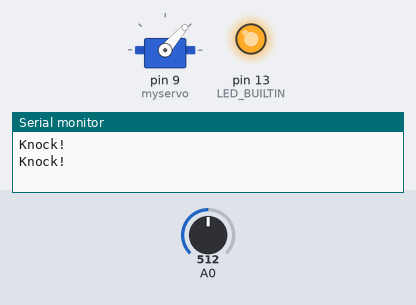
This sketch was run on a simulated Arduino Uno, built with avr-gcc and run on an emulated ATmega328P. Parts: servo, output pins drawn as LEDs (lit = HIGH), the last lines printed to the serial monitor. The inputs (shaded band) are chosen by the test bench; at power-on: A0 = 512.

Above: at 7.5 s.
7.6 s: A0 set to 11
At 7.81 s:
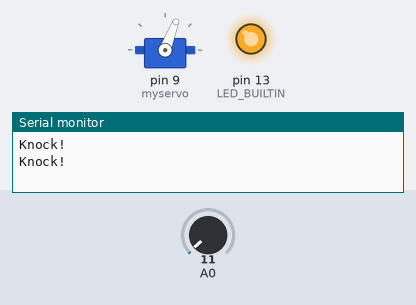
15.1 s: A0 set to 8
At 19.5 s:
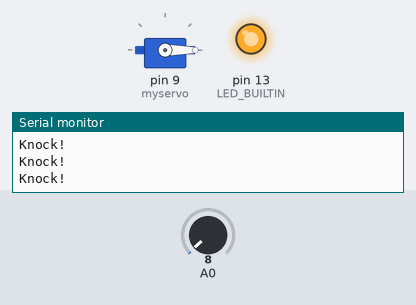
22.6 s: A0 set to 100
At 25.4 s:
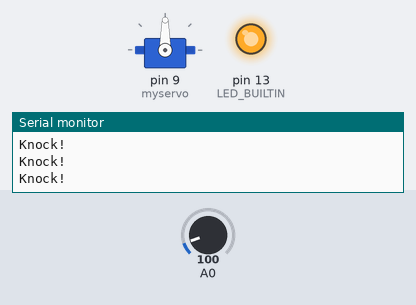
Timing chart, 0 to 35.6 s (numbered marks = the images above; inputs shaded):
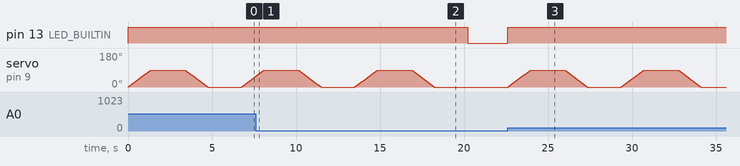

Measured:
- the behaviour switches between 10 and 9 on A0 (found by bisection; images 1 and 2)
- after the input at 15.1 s, pin 13 (LED_BUILTIN): HIGH → LOW after 5.1 s; servo on pin 9 (myservo): goes on until 18.2 s, then stays 0°

The sketch:

Servo_Piezo.ino
```cpp
#include <Servo.h>
Servo myservo;
int pos = 0;
const int threshold = 10;
int sensorReading = 0;
int ledState = LOW;

void setup() {
  pinMode(LED_BUILTIN, OUTPUT);
  Serial.begin(9600);
  myservo.attach(9);
}

void loop() {
  sensorReading = analogRead(A0);
  if (sensorReading >= threshold) {
    digitalWrite(LED_BUILTIN, HIGH);
    Serial.println("Knock!");
    for (pos = 0; pos <= 90; pos += 1) {
      myservo.write(pos);
      delay(15);
    }
    {
      delay(2000);
    }
    for (pos = 90; pos >= 0; pos -= 1) {
      myservo.write(pos);
      delay(15);
    }
    {
      delay(2000);
    }
  }
  else {
    digitalWrite(LED_BUILTIN, LOW);
    for (pos = 0; pos <= 0; pos += 1) {
      myservo.write(pos);
      delay(15);
    }
  }
}
```
